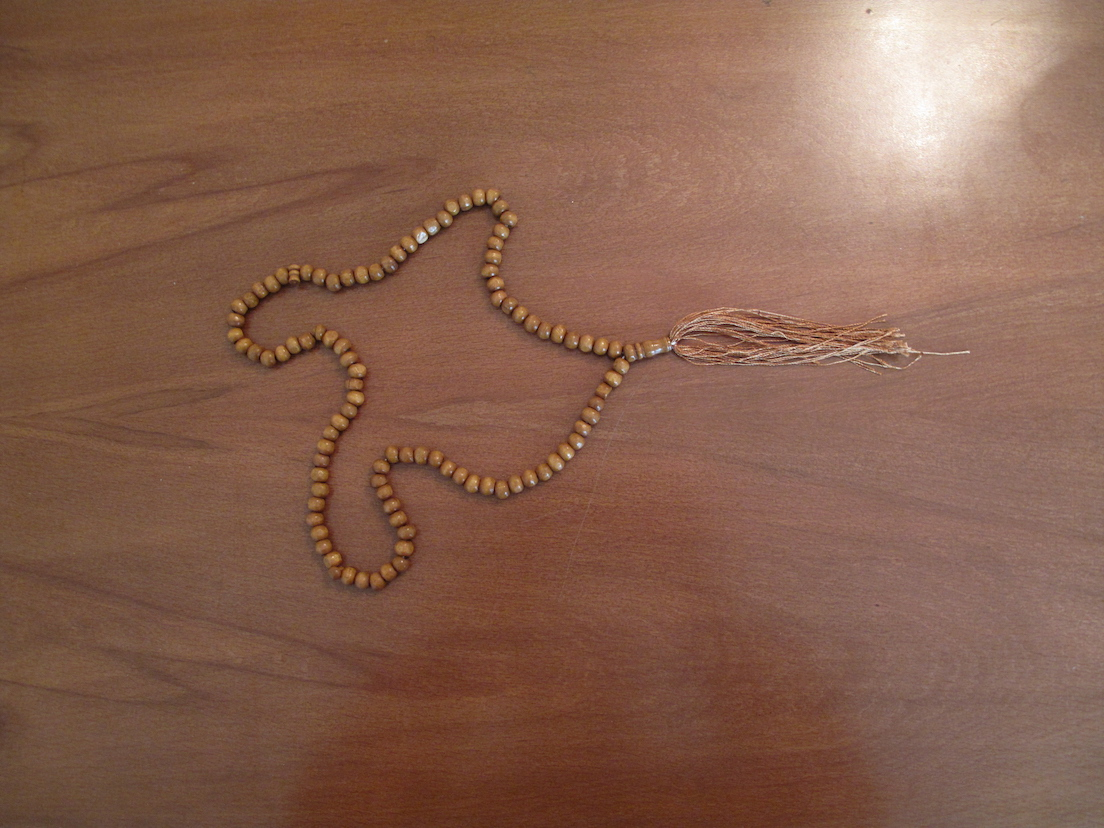
#> input picture Q/tasbih.jpg, 1104 x 828 px, found by its file name
$ python q5.py   (older library calls are emulated)
#> lines starting #> are read from the running program, lines starting #| are printed output that depends on the picture
import math
import sys
import cv2
import numpy as np
from scipy.ndimage import gaussian_filter


def normalize(img):
    # linear normalizing img between 0 to 255
    return ((img - img.min()) * (255 / (img.max() - img.min()))).astype('uint8')


# [73 lines left out: functions viterbi, resize, not called in this run]


def e1(point, g):
    return (-g * (sobelX[point[0], point[1]] ** 2 + sobelY[point[0], point[1]] ** 2))


def e2(point1, point2, d_bar, a):
    return (a * (((point1[0] - point2[0]) ** 2 + (point1[1] - point2[1]) ** 2 - d_bar)) ** 2)


# [20 lines left out: functions e3, e4, not called in this run]


def dist(point1, point2):
    return (point1[0] - point2[0]) ** 2 + (point1[1] - point2[1]) ** 2


# [85 lines left out: functions q5, operate, not called in this run]


Xcoords = []
Ycoords = []
contours = 100
alpha = 20
gamma = 20
betta = 4
theta = 80

stp = 300
external_c = 5

# get image  from files
org_image = cv2.imread("tasbih.jpg", 1)
#> org_image is the input picture: shape (828, 1104, 3); mean B, G, R 78.3, 96.5, 134.8

# im = cv2.medianBlur(org_image, ksize=13)

im = cv2.medianBlur(org_image, ksize=13)

sobelX = cv2.Sobel(cv2.cvtColor(im, cv2.COLOR_BGR2GRAY), cv2.CV_64F, 1, 0, ksize=external_c)
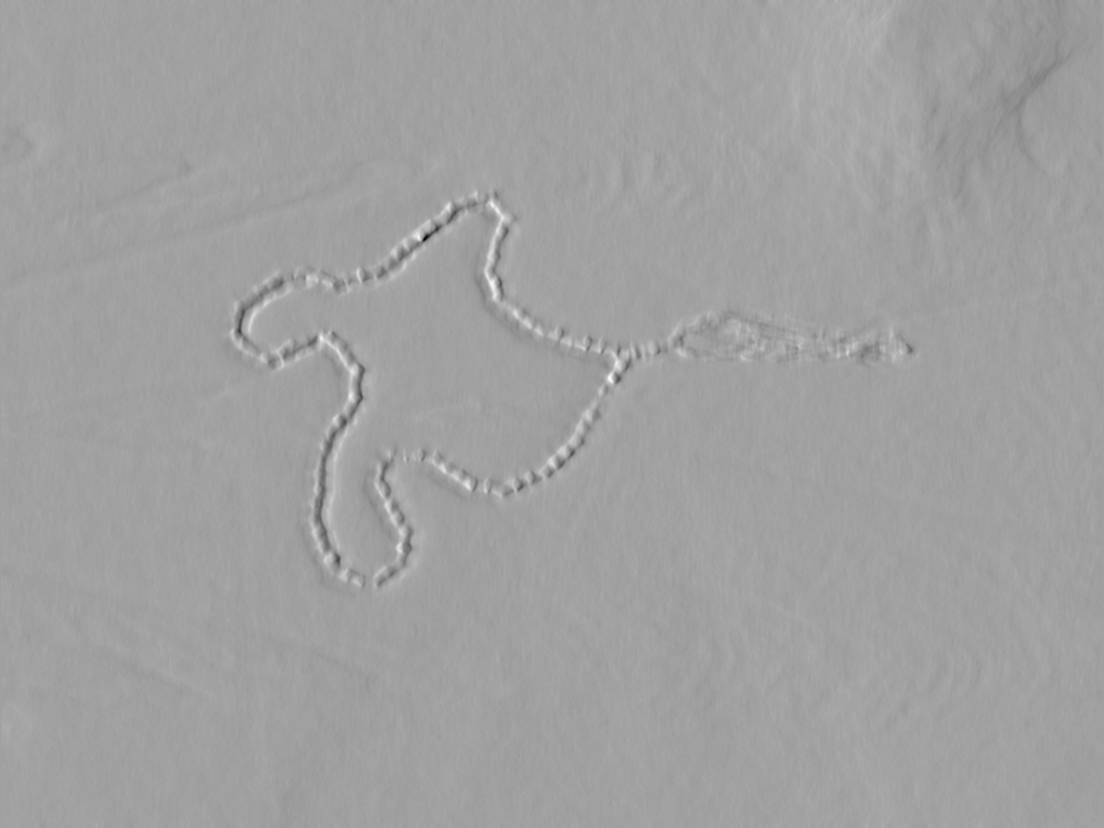
#> sobelX: shape (828, 1104) float64; min -1999, max 1173, mean 4.2; drawn with min black and max white
sobelY = cv2.Sobel(cv2.cvtColor(im, cv2.COLOR_BGR2GRAY), cv2.CV_64F, 0, 1, ksize=external_c)
sobelX = gaussian_filter(sobelX, sigma=2)
sobelY = gaussian_filter(sobelY, sigma=2)
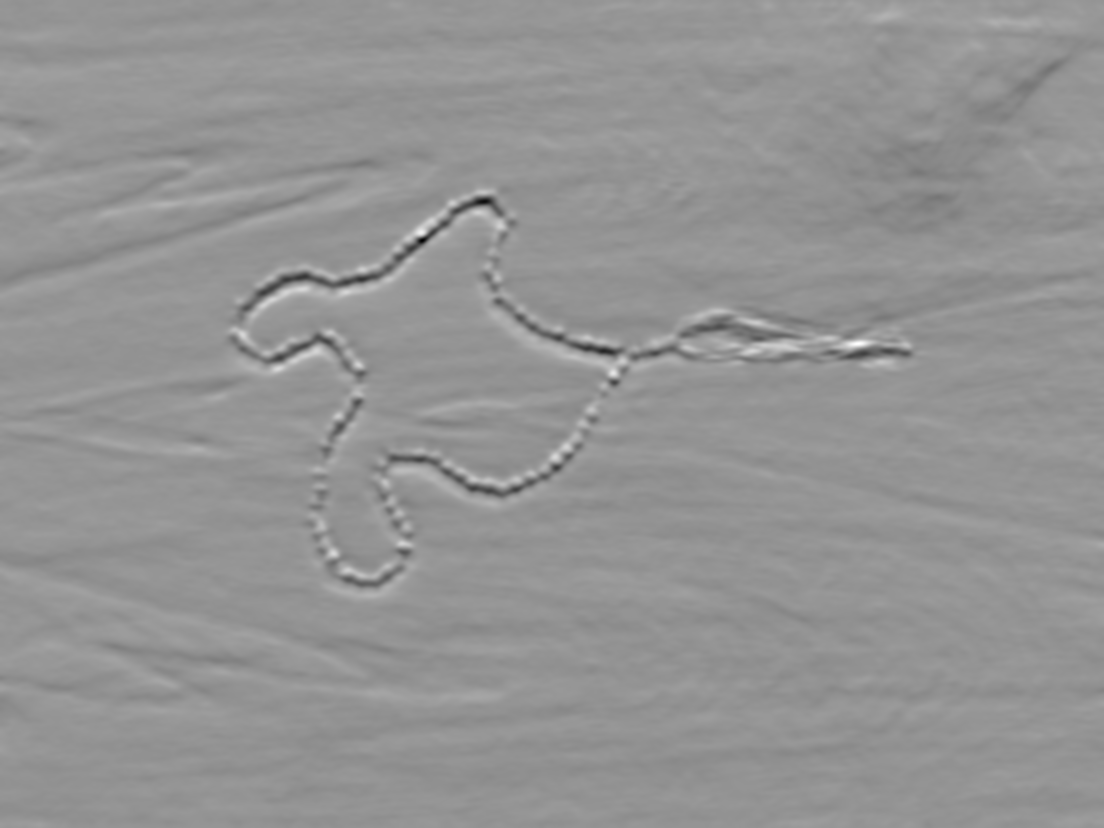
#> sobelY: shape (828, 1104) float64; min -1270.1, max 902.6, mean -7.5; drawn with min black and max white


# cv2.imwrite('s1.jpg', sobelX)
# cv2.imwrite('s2.jpg', sobelY)
# copy a version of 0.5 scaled original image to image, for proper show
image = org_image.copy()
# set a window for show image
cv2.namedWindow('Tasbih')
# set callback for created image window, as draw_circle function
cv2.setMouseCallback('Tasbih', operate)
# make a true loop for get update image which is showing in window
while (1):
    cv2.imshow('Tasbih', image)
    k = cv2.waitKey(20) & 0xFF
#> (key Esc is pressed here)
    # if 'esc' clicked, loop will be break and program closes
    if k == 27:
        break

cv2.waitKey(0)
cv2.destroyAllWindows()
